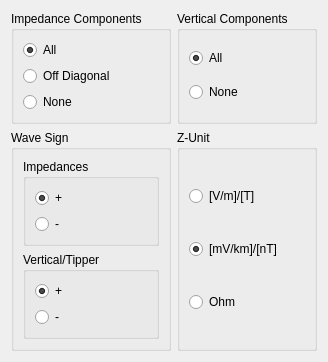
     <widget class="QWizardPage" name="wizardPage_inversion_mode">
         <property name="title">
             <string>Inversion Mode</string>
         </property>
         <layout class="QGridLayout" name="gridLayout_7">
    <item row="0" column="0">
        <widget class="QGroupBox" name="groupBox">
            <property name="title">
                <string>Impedance Components</string>
      </property>
            <layout class="QVBoxLayout" name="verticalLayout">
                <item>
                    <widget class="QRadioButton" name="radioButton_impedance_full">
                        <property name="toolTip">
                            <string>&lt;html&gt;&lt;head/&gt;&lt;body&gt;&lt;p&gt;zxx, zxy, zyx, and zyy&lt;/p&gt;&lt;/body&gt;&lt;/html&gt;</string>
                        </property>
                        <property name="text">
                            <string>All</string>
                        </property>
                        <property name="checked">
                            <bool>true</bool>
                        </property>
                    </widget>
                </item>
                <item>
                    <widget class="QRadioButton" name="radioButton_impedance_off_diagonal">
                        <property name="toolTip">
                            <string>&lt;html&gt;&lt;head/&gt;&lt;body&gt;&lt;p&gt;zxy and zyx&lt;/p&gt;&lt;/body&gt;&lt;/html&gt;</string>
                        </property>
                        <property name="text">
                            <string>Off Diagonal</string>
                        </property>
                    </widget>
                </item>
                <item>
                    <widget class="QRadioButton" name="radioButton_impedance_none">
                        <property name="text">
                            <string>None</string>
                        </property>
                    </widget>
                </item>
            </layout>
     </widget>
    </item>
             <item row="0" column="1">
                 <widget class="QGroupBox" name="groupBox_2">
                     <property name="title">
                         <string>Vertical Components</string>
      </property>
                     <layout class="QVBoxLayout" name="verticalLayout_2">
                         <item>
                             <widget class="QRadioButton" name="radioButton_vertical_full">
                                 <property name="toolTip">
                                     <string>&lt;html&gt;&lt;head/&gt;&lt;body&gt;&lt;p&gt;tx and ty&lt;/p&gt;&lt;/body&gt;&lt;/html&gt;</string>
                                 </property>
                                 <property name="text">
                                     <string>All</string>
                                 </property>
                                 <property name="checked">
                                     <bool>true</bool>
                                 </property>
                             </widget>
                         </item>
                         <item>
                             <widget class="QRadioButton" name="radioButton_vertical_none">
                                 <property name="text">
                                     <string>None</string>
                                 </property>
                             </widget>
                         </item>
                     </layout>
     </widget>
    </item>
             <item row="1" column="1">
                 <widget class="QGroupBox" name="groupBox_z_unit">
      <property name="toolTip">
          <string>&lt;html&gt;&lt;head/&gt;&lt;body&gt;&lt;p&gt;Units of Z&lt;/p&gt;&lt;/body&gt;&lt;/html&gt;</string>
      </property>
                     <property name="title">
                         <string>Z-Unit</string>
      </property>
                     <layout class="QVBoxLayout" name="verticalLayout_6">
                         <item>
                             <widget class="QRadioButton" name="radioButton_unit_vmt">
                                 <property name="text">
                                     <string>[V/m]/[T]</string>
                                 </property>
                             </widget>
                         </item>
                         <item>
                             <widget class="QRadioButton" name="radioButton_unit_mvkmnt">
                                 <property name="text">
                                     <string>[mV/km]/[nT]</string>
                                 </property>
                                 <property name="checked">
                                     <bool>true</bool>
                                 </property>
                             </widget>
                         </item>
                         <item>
                             <widget class="QRadioButton" name="radioButton_unit_ohm">
                                 <property name="text">
                                     <string>Ohm</string>
                                 </property>
                             </widget>
                         </item>
                     </layout>
                 </widget>
             </item>
             <item row="1" column="0">
                 <widget class="QGroupBox" name="groupBox_4">
                     <property name="sizePolicy">
                         <sizepolicy hsizetype="Preferred" vsizetype="Fixed">
                             <horstretch>0</horstretch>
                             <verstretch>0</verstretch>
                         </sizepolicy>
                     </property>
                     <property name="toolTip">
                         <string>&lt;html&gt;&lt;head/&gt;&lt;body&gt;&lt;p&gt;Sign of time depend wave. Default is '+'
                             as positive downwards.&lt;/p&gt;&lt;/body&gt;&lt;/html&gt;
                         </string>
                     </property>
                     <property name="title">
                         <string>Wave Sign</string>
                     </property>
                     <layout class="QVBoxLayout" name="verticalLayout_3">
                         <item>
                             <widget class="QGroupBox" name="groupBox_sign_impedance">
                                 <property name="sizePolicy">
                                     <sizepolicy hsizetype="Preferred" vsizetype="Fixed">
                                         <horstretch>0</horstretch>
                                         <verstretch>0</verstretch>
                                     </sizepolicy>
                                 </property>
                                 <property name="title">
                                     <string>Impedances</string>
                                 </property>
                                 <layout class="QVBoxLayout" name="verticalLayout_4">
                                     <item>
                                         <widget class="QRadioButton" name="radioButton_impedance_sign_plus">
                                             <property name="text">
                                                 <string>+</string>
                                             </property>
                                             <property name="checked">
                                                 <bool>true</bool>
                                             </property>
                                         </widget>
                                     </item>
                                     <item>
                                         <widget class="QRadioButton" name="radioButton_impedance_sign_minus">
                                             <property name="text">
                                                 <string>-</string>
                                             </property>
                                         </widget>
                                     </item>
                                 </layout>
                             </widget>
                         </item>
                         <item>
                             <widget class="QGroupBox" name="groupBox_sign_vertical">
                                 <property name="sizePolicy">
                                     <sizepolicy hsizetype="Preferred" vsizetype="Fixed">
                                         <horstretch>0</horstretch>
                                         <verstretch>0</verstretch>
                                     </sizepolicy>
                                 </property>
                                 <property name="title">
                                     <string>Vertical/Tipper</string>
                                 </property>
                                 <layout class="QVBoxLayout" name="verticalLayout_5">
                                     <item>
                                         <widget class="QRadioButton" name="radioButton_vertical_sign_plus">
                                             <property name="text">
                                                 <string>+</string>
                                             </property>
                                             <property name="checked">
                                                 <bool>true</bool>
                                             </property>
                                         </widget>
                                     </item>
                                     <item>
                                         <widget class="QRadioButton" name="radioButton_vertical_sign_minus">
                                             <property name="text">
                                                 <string>-</string>
                                             </property>
                                         </widget>
                                     </item>
                                 </layout>
                             </widget>
                         </item>
                     </layout>
     </widget>
             </item>
         </layout>
     </widget>
